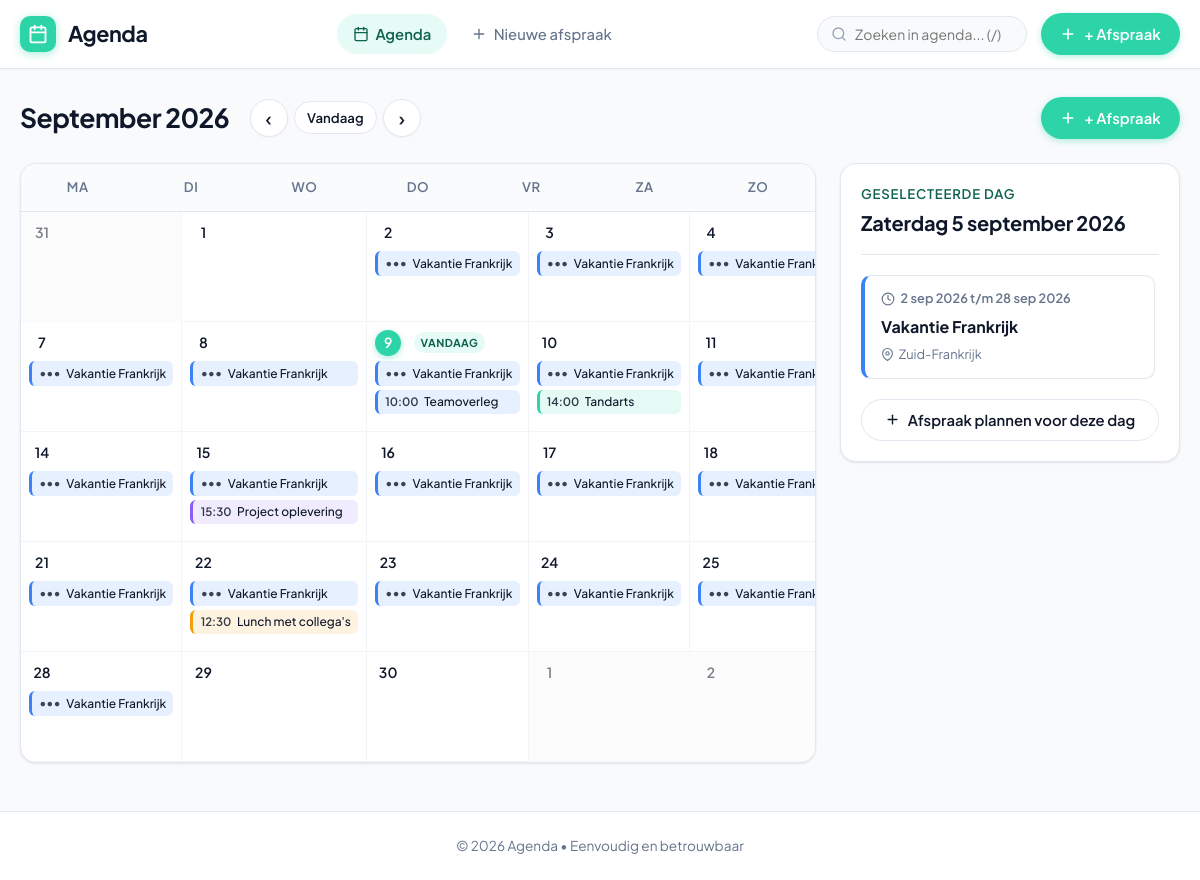
The page /?year=2026&month=9&day=5 on the database its author committed.
### tables this page shows
CREATE TABLE events (
    id INTEGER PRIMARY KEY AUTOINCREMENT,
    title TEXT NOT NULL,
    description TEXT,
    event_date TEXT NOT NULL,
    start_time TEXT NOT NULL,
    end_time TEXT,
    location TEXT,
    color TEXT DEFAULT '#2DD4A8',
    created_at TEXT NOT NULL
, end_date TEXT);

### app.py (the view)
@app.route('/')
def index():
    today = date.today()
    try:
        year = int(request.args.get('year', today.year))
    except (ValueError, TypeError):
        year = today.year
    try:
        month = int(request.args.get('month', today.month))
    except (ValueError, TypeError):
        month = today.month
    if month < 1:
        month = 12
        year -= 1
    elif month > 12:
        month = 1
        year += 1
    try:
        selected_day = int(request.args.get('day', today.day if (year == today.year and month == today.month) else 1))
    except (ValueError, TypeError):
        selected_day = 1
    max_days = calendar.monthrange(year, month)[1]
    if selected_day < 1:
        selected_day = 1
    elif selected_day > max_days:
        selected_day = max_days
    selected_date = date(year, month, selected_day)
    if month == 1:
        prev_year = year - 1
        prev_month = 12
    else:
        prev_year = year
        prev_month = month - 1
    if month == 12:
        next_year = year + 1
        next_month = 1
    else:
        next_year = year
        next_month = month + 1
    cal = calendar.Calendar(firstweekday=0)
    month_matrix = cal.monthdatescalendar(year, month)
    min_date_str = month_matrix[0][0].strftime('%Y-%m-%d')
    max_date_str = month_matrix[-1][-1].strftime('%Y-%m-%d')
    db = get_db()
    cursor = db.execute(
        """
        SELECT * FROM events
        WHERE event_date <= ? AND COALESCE(NULLIF(end_date, ''), event_date) >= ?
        ORDER BY event_date ASC, COALESCE(start_time, '') ASC
        """,
        (max_date_str, min_date_str)
    )
    all_events = cursor.fetchall()
    events_by_date = {}
    for ev in all_events:
        ev_dict = dict(ev)
        s_date = datetime.strptime(ev_dict['event_date'], "%Y-%m-%d").date()
        e_date_str = ev_dict['end_date'] or ev_dict['event_date']
        e_date = datetime.strptime(e_date_str, "%Y-%m-%d").date()
        is_multiday = (e_date > s_date)
        ev_dict['is_multiday'] = is_multiday
        curr_d = s_date
        step = timedelta(days=1)
        while curr_d <= e_date:
            curr_str = curr_d.strftime('%Y-%m-%d')
            if curr_str not in events_by_date:
                events_by_date[curr_str] = []
            day_instance = dict(ev_dict)
            day_instance['is_first_day'] = (curr_d == s_date)
            day_instance['is_last_day'] = (curr_d == e_date)
            events_by_date[curr_str].append(day_instance)
            curr_d += step
    calendar_weeks = []
    for week in month_matrix:
        week_days = []
        for d in week:
            d_str = d.strftime('%Y-%m-%d')
            week_days.append({
                'date': d,
                'date_str': d_str,
                'day_number': d.day,
                'is_current_month': (d.month == month),
                'is_today': (d == today),
                'is_selected': (d == selected_date),
                'events': events_by_date.get(d_str, [])
            })
        calendar_weeks.append(week_days)
    selected_date_str = selected_date.strftime('%Y-%m-%d')
    selected_day_events = events_by_date.get(selected_date_str, [])
    return render_template(
        'index.html',
        year=year,
        month=month,
        month_name=DUTCH_MONTHS[month],
        selected_date=selected_date,
        selected_date_str=selected_date_str,
        selected_day_events=selected_day_events,
        calendar_weeks=calendar_weeks,
        prev_year=prev_year,
        prev_month=prev_month,
        next_year=next_year,
        next_month=next_month,
        today=today
    )

### app.py (called while the page is built)
def get_db():
    if 'db' not in g:
        g.db = sqlite3.connect(DATABASE)
        g.db.row_factory = sqlite3.Row
        g.db.execute("PRAGMA foreign_keys = ON")
        g.db.execute("PRAGMA busy_timeout = 3000")
    return g.db

@app.before_request
def csrf_protect():
    if '_csrf_token' not in session:
        session['_csrf_token'] = secrets.token_hex(24)
    if request.method == 'POST':
        token = request.form.get('csrf_token') or request.headers.get('X-CSRFToken')
        if not token or token != session.get('_csrf_token'):
            abort(400, description="Ongeldig of ontbrekend CSRF-beveiligingstoken.")

@app.context_processor
def inject_globals():
    def csrf_token():
        if '_csrf_token' not in session:
            session['_csrf_token'] = secrets.token_hex(24)
        return session['_csrf_token']
    return {
        'csrf_token': csrf_token,
        'today_date': date.today(),
        'preset_colors': PRESET_COLORS,
        'dutch_days_short': DUTCH_DAYS_SHORT
    }

@app.template_filter('dutch_date')
def dutch_date_filter(val):
    if not val:
        return ""
    if isinstance(val, str):
        try:
            d = datetime.strptime(val, "%Y-%m-%d").date()
        except ValueError:
            return val
    elif isinstance(val, (datetime, date)):
        d = val if isinstance(val, date) else val.date()
    else:
        return str(val)
    weekday_name = DUTCH_DAYS[d.weekday()]
    month_name = DUTCH_MONTHS[d.month].lower()
    return f"{weekday_name} {d.day} {month_name} {d.year}"

@app.template_filter('dutch_date_short')
def dutch_date_short_filter(val):
    if not val:
        return ""
    if isinstance(val, str):
        try:
            d = datetime.strptime(val, "%Y-%m-%d").date()
        except ValueError:
            return val
    elif isinstance(val, (datetime, date)):
        d = val if isinstance(val, date) else val.date()
    else:
        return str(val)
    month_name = DUTCH_MONTHS[d.month][:3].lower()
    return f"{d.day} {month_name} {d.year}"

### templates/index.html (shortened to what this page needs)
{% extends "base.html" %}
{% block content %}
<div class="calendar-toolbar">
    <div class="calendar-nav-group">
        <h1 class="calendar-title">{{ month_name }} {{ year }}</h1>
        <div style="display: flex; gap: 0.4rem; align-items: center;">
            <a href="{{ url_for('index', year=prev_year, month=prev_month) }}" class="nav-arrow-btn" aria-label="Vorige maand" title="Vorige maand">
                ‹
            </a>
            <a href="{{ url_for('index', year=today.year, month=today.month, day=today.day) }}" class="btn btn-outline btn-sm" id="btn-today">
                Vandaag
            </a>
            <a href="{{ url_for('index', year=next_year, month=next_month) }}" class="nav-arrow-btn" aria-label="Volgende maand" title="Volgende maand">
                ›
            </a>
        </div>
    </div>
    <div class="toolbar-actions">
        <a href="{{ url_for('add_event', date=selected_date_str) }}" class="btn btn-primary" id="btn-add-for-day">
            <svg width="16" height="16" viewBox="0 0 24 24" fill="none" stroke="currentColor" stroke-width="2.5" stroke-linecap="round" stroke-linejoin="round">
                <line x1="12" y1="5" x2="12" y2="19"></line>
                <line x1="5" y1="12" x2="19" y2="12"></line>
            </svg>
            + Afspraak
        </a>
    </div>
</div>
<div class="calendar-layout">
    <div class="calendar-card">
        <div class="calendar-days-header">
            {% for day_name in dutch_days_short %}
                <div class="day-name-col">{{ day_name }}</div>
            {% endfor %}
        </div>
        <div class="calendar-grid">
            {% for week in calendar_weeks %}
                {% for day in week %}
                    <div class="calendar-cell {% if not day.is_current_month %}other-month{% endif %} {% if day.is_today %}is-today{% endif %} {% if day.is_selected %}is-selected{% endif %}"
                         onclick="if(!event.target.closest('.event-pill') && !event.target.closest('.add-on-hover')) { window.location.href='{{ url_for('index', year=year, month=month, day=day.date.day) }}'; }">
                        <div class="cell-top">
                            <div class="day-number">
                                {{ day.day_number }}
                            </div>
                            {% if day.is_today %}
                                <span class="today-tag">Vandaag</span>
                            {% endif %}
                        </div>
                        <div class="cell-events">
                            {% for ev in day.events %}
                                <a href="{{ url_for('view_event', event_id=ev.id) }}"
                                   class="event-pill {% if ev.is_multiday %}event-pill-multiday{% endif %}"
                                   data-event-id="{{ ev.id }}"
                                   style="background-color: {{ ev.color }}1f; border-left-color: {{ ev.color }};"
                                   title="{% if ev.is_multiday %}{{ ev|event_date_display }}{% if ev.start_time %}, {{ ev.start_time }}{% endif %}{% else %}{{ ev.start_time or 'Hele dag' }}{% endif %}: {{ ev.title }}">
                                    {% if ev.start_time %}
                                        <span class="pill-time">{{ ev.start_time }}</span>
                                    {% elif ev.is_multiday %}
                                        <span class="pill-time" style="font-size: 0.68rem; font-weight: 700; opacity: 0.8;">&bull;&bull;&bull;</span>
                                    {% endif %}
                                    <span class="pill-title">{{ ev.title }}</span>
                                </a>
                            {% endfor %}
                        </div>
                    </div>
                {% endfor %}
            {% endfor %}
        </div>
    </div>
    <aside class="day-sidebar">
        <div class="day-sidebar-header">
            <div class="day-sidebar-subtitle">
                {% if selected_date == today %}
                    Vandaag
                {% else %}
                    Geselecteerde dag
                {% endif %}
            </div>
            <h2 class="day-sidebar-title">{{ selected_date|dutch_date }}</h2>
        </div>
        <div class="day-events-list">
            {% if selected_day_events %}
                {% for ev in selected_day_events %}
                    <a href="{{ url_for('view_event', event_id=ev.id) }}"
                       class="agenda-card"
                       data-event-id="{{ ev.id }}"
                       style="border-left-color: {{ ev.color }};">
                        <div class="agenda-card-time">
                            <svg width="14" height="14" viewBox="0 0 24 24" fill="none" stroke="currentColor" stroke-width="2" stroke-linecap="round" stroke-linejoin="round">
                                <circle cx="12" cy="12" r="10"></circle>
                                <polyline points="12 6 12 12 16 14"></polyline>
                            </svg>
                            {% if ev.is_multiday %}
                                <span>{{ ev|event_date_display }}{% if ev.start_time %} &bull; {{ ev.start_time }}{% if ev.end_time %} &ndash; {{ ev.end_time }}{% endif %}{% endif %}</span>
                            {% elif ev.start_time %}
                                <span>{{ ev.start_time }}{% if ev.end_time %} &ndash; {{ ev.end_time }}{% endif %}</span>
                            {% else %}
                                <span>Hele dag</span>
                            {% endif %}
                        </div>
                        <div class="agenda-card-title">{{ ev.title }}</div>
                        {% if ev.location or ev.description %}
                            <div class="agenda-card-meta">
                                {% if ev.location %}
                                    <div class="agenda-meta-item">
                                        <svg width="13" height="13" viewBox="0 0 24 24" fill="none" stroke="currentColor" stroke-width="2" stroke-linecap="round" stroke-linejoin="round">
                                            <path d="M21 10c0 7-9 13-9 13s-9-6-9-13a9 9 0 0 1 18 0z"></path>
                                            <circle cx="12" cy="10" r="3"></circle>
                                        </svg>
                                        <span>{{ ev.location }}</span>
                                    </div>
                                {% endif %}
                            </div>
                        {% endif %}
                    </a>
                {% endfor %}
            {% else %}
                <div class="empty-day-state">
                    <div class="empty-day-icon">☕</div>
                    <p style="font-weight: 600; color: var(--text-main); margin-bottom: 0.25rem;">Geen afspraken</p>
                    <p style="font-size: 0.85rem;">Geniet van je vrije tijd of plan een nieuwe activiteit.</p>
                </div>
            {% endif %}
        </div>
        <a href="{{ url_for('add_event', date=selected_date_str) }}" class="btn btn-outline" style="width: 100%; justify-content: center;" id="btn-sidebar-add">
            <svg width="15" height="15" viewBox="0 0 24 24" fill="none" stroke="currentColor" stroke-width="2.2" stroke-linecap="round" stroke-linejoin="round">
                <line x1="12" y1="5" x2="12" y2="19"></line>
                <line x1="5" y1="12" x2="19" y2="12"></line>
            </svg>
            Afspraak plannen voor deze dag
        </a>
    </aside>
</div>
{% endblock %}

### rows shown on the page
events: title "Vakantie Frankrijk", title "Vakantie…", ev "2 sep 2026 t/m 28 sep 2026", location "Zuid-Frankrijk"
events: start_time "10:00", title "Teamoverleg"
events: start_time "14:00", title "Tandarts"
events: start_time "15:30", title "Project oplevering"
events: start_time "12:30", title "Lunch met collega's"

### other values the page prints
{{ month_name }} "September"
{{ year }} "2026"
{{ day_name }} "MA" "DI" "WO" "DO" "VR" "ZA" "ZO"
{{ day.day_number }} "31" "1" "2" "3" "4" "7" "8" "9" "10" "11" "14" "15" "16" "17" "18" "21" "22" "23" "24" "25" "28" "29" "30" "1" "2"
{{ selected_date|dutch_date }} "Zaterdag 5 september 2026"
